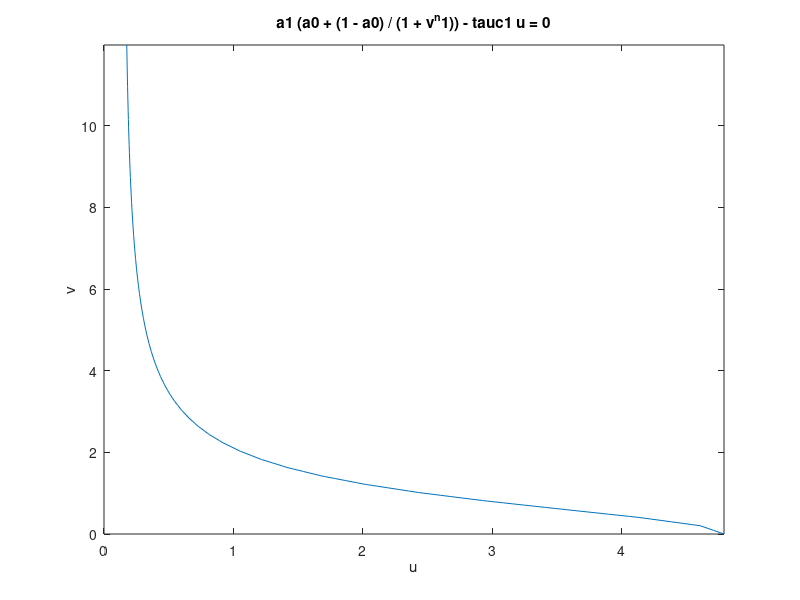

Source code (MATLAB): (Note: this script raises an error after producing the figure.)
%-----------------------------------------------------------------------
% PROGRAM NAME: toggSwiCLEStaticEnsembleExt.m
% DESCIPTION:  
%   this program using CLE to simulate the toggle switch model with
%   extrinsic noise, different time scale and amplitute is considered
%   here, we use an static ensemble approach to mimic the external fluctuation
%   this is suggesed by Chao
% last revised on 11/03/2016
%----------------------------------------------------------------------
function toggSwiCLEStaticEnsembleExt()
close all
clear
clc

a1list = 4:0.5:14;
sigmae = 0.25;
tauc = 100;
% param = [15;10;2;2;0.03;tauc;sigmae];  %when the extrinsic noise terms are same
%param = [15;10;2;2;0.03;1;sigmae;tauc;sigmae];  %when the extrinsic noise terms are different
param = [15;10;2;2;0.03;1;1];   %modified 11/05/2016
OMIGA = 20;        %system size
NUM = 1e3;    %number of points to get
TrialTimes = 2; % number of trials
%runTime = max([20*tauc,1e3]);  %runing time
whichone = 6;
% test initial value 
%OdePara = [15;10;2;2;0.03;1;1];
%y0 = [15;0];
%intiVal = steadyInitial(OdePara,y0);

varCorrCLEextEnsemble(param,a1list,NUM,OMIGA,sigmae,whichone,TrialTimes);
end

%%
function varCorrCLEextEnsemble(param,a1list,N,OMIGA,sigmae,whichone,TrialTimes)
%this function simulate the variance, coefficient of correlation and
%auto correlation

% param      a vector contain all the basic parameters and amlitude and correlation
% time scale of extrinisc noise
% a1list     the range of control parameter a1
% N          simulation times at each parameter
% runTime    simulation time
% OMIGA      system size, here we use Van Kamppen system size expantion method
% typeExt    type of extrinsic noise, can be added at the degradation rate or other
% parameters
%==================================================================  

%declare some varibles use to store statistical quantities?
steadyVal1 = nan(10*N,length(a1list));
steadyVal2 = nan(10*N,length(a1list));
meanVal = nan(length(a1list),2,TrialTimes);
variance = nan(length(a1list),2,TrialTimes); 
corrCLE = nan(length(a1list),TrialTimes);

dt = 0.02;  %step size
runTime = 50/param(6);  %the runining time is about 10 fold of degradation rate
OdePara = param; %this is the reference parameters
y0 = [0,param(2)];

for k0 = 1:TrialTimes
    for i0 = 1:length(a1list); %loop over control parameter
    OdePara(1) = a1list(i0);
    
    %ensemble of extrinsic fluctuation
    %allExt = ParaExtEnsem(N,sigmae,param,whichone);
    MaxTry = 10;  %maximum number of try 
    
        for j0 = 1:N
        count = 0;
        flag = 1;
        while(flag && count < MaxTry)
            OdePara(whichone) = ParaExtEnsem(1,sigmae,param,whichone);
            OdePara(7) = OdePara(whichone);  % parameter 6 and 7 are both degradation rates
            SteadyVal = FixedPoint(OdePara);
        if (size(SteadyVal,1)>1 || (size(SteadyVal,1)==1 && SteadyVal(2) > SteadyVal(1)))
%             flag = 0;
            if(size(SteadyVal,1)==1 && SteadyVal(2) > SteadyVal(1))  % could be two at the saddle point
                HihgIniVal = SteadyVal*OMIGA;
            elseif (size(SteadyVal,1)==2)
                HihgIniVal = OMIGA*SteadyVal(1,:);
                SaddleIniVal = OMIGA*SteadyVal(2,:);  %saddle point 
            else
                HihgIniVal = OMIGA*SteadyVal(1,:);
                LowIniVal = OMIGA*SteadyVal(3,:);    
                SaddleIniVal = OMIGA*SteadyVal(2,:);  %saddle point         
            end
        end
        
        count = count + 1;
        
            
        [time,Y] = CLEtoggleExtrinsic_diff(runTime,HihgIniVal*(1+0.05*randn),dt,OdePara,OMIGA);
%         plot(time,Y)
        % select 10 points in the trajectory before jump
        if(size(SteadyVal,1)==1)  %monostable
            flag = 0;
            deltT = round(0.8*runTime/dt/10);
            selectedINX = round(runTime/dt):-deltT:round(0.2*runTime/dt); %index of selected 10 points
        elseif(Y(end,2) < SaddleIniVal(2) &&  Y(end,1) > SaddleIniVal(1)) %jumped to althernative state
            TurningPoint = find(Y(:,2) > SaddleIniVal(2), 1, 'last' );
            if(TurningPoint > 10)
                flag = 0;
                selectedINX = randperm(TurningPoint,10);  %randomly select 10 data points before jumping
            else
                selectedINX = 1:10;
            end
            
        elseif(Y(end,2) > SaddleIniVal(2) &&  Y(end,1) < SaddleIniVal(1)) % did not jumped to althernative state 
            flag = 0;
            deltT = round(0.8*runTime/dt/10);
            selectedINX = round(runTime/dt):-deltT:round(0.2*runTime/dt); %index of selected 10 points
        end
        
        end
        
        Ys = Y(selectedINX,:);
        steadyVal1((j0-1)*10+1:j0*10,i0) = Ys(1:10,1);
        steadyVal2((j0-1)*10+1:j0*10,i0) = Ys(1:10,2);
 
        end
    
    meanVal(i0,:,k0) = [mean(steadyVal1(:,i0)),mean(steadyVal2(:,i0))];
    variance(i0,:,k0) = [var(steadyVal1(:,i0)),var(steadyVal2(:,i0))];
    tempC = corrcoef(steadyVal1(:,i0),steadyVal2(:,i0));
    corrCLE(i0,k0) = tempC(2,1);
    end
end


 saveFile = ['togg_CLE_ensemble','tau-',num2str(whichone),'_se',num2str(sigmae),'_N',num2str(OMIGA),'_',date,'.mat'];
 save(saveFile,'a1list','meanVal','variance','corrCLE')

%plot the results
%     folder = '/media/M_fM__VM_0M_eM__JM__M_eM__MM_7/MATLAB/criticalityData';
%     file = fullfile(folder,'simu_varCoefLag_tau1e2_se0.1-0101.mat');
%     load(file);
%     notNanInx = ~isnan(mean(meanVal2,2));
%     figure(1)
% %     plot(dataB(:,1),OMIGA*dataB(:,2))
%     hold on
%     errorbar(a1list(notNanInx)',mean(meanVal2(notNanInx,:),2),std(meanVal2(notNanInx,:),0,2))
%     xlabel('a1','FontSize',24,'FontWeight','Bold')
%     ylabel('mean expression level','FontSize',24,'FontWeight','Bold')
%     set(gca,'LineWidth',2,'FontSize',20,'FontWeight','Bold')
%     hold off
    
% %     for i = 1:size(variance2,2)
% %         variance2New(:,i) = variance2(notNanInx,i)./high(notNanInx,2);
% %     end
%     figure(2)
%     hold on
%     errorbar(a1list(notNanInx)',mean(variance2(notNanInx,:),2),std(variance2(notNanInx,:),0,2))
% %     errorbar(a1list(notNanInx)',mean(variance2New(notNanInx,:),2),std(variance2New(notNanInx,:),0,2))
% %     boundedline(a1list(notNanInx)',mean(variance2(notNanInx,:),2),[std(variance2(notNanInx,:),0,2),std(variance2(notNanInx,:),0,2)],'alpha')
%     xlabel('a1','FontSize',24,'FontWeight','Bold')
%     ylabel('variance','FontSize',24,'FontWeight','Bold')
%     set(gca,'LineWidth',2,'FontSize',20,'FontWeight','Bold')
%     
%     figure(3)
%     hold on
%     errorbar(a1list(notNanInx)',mean(corrCLE(notNanInx,:),2),std(corrCLE(notNanInx,:),0,2))
% %     boundedline(a1list(notNanInx)',mean(corrCLE(notNanInx,:),2),[std(corrCLE(notNanInx,:),0,2),std(corrCLE(notNanInx,:),0,2)],'alpha')
%     xlabel('a1','FontSize',24,'FontWeight','Bold')
%     ylabel('correlation coefficient of noise','FontSize',24,'FontWeight','Bold')
%     set(gca,'LineWidth',2,'FontSize',20,'FontWeight','Bold')
%     
%     figure(4)
%     hold on
%     errorbar(a1list(notNanInx)',mean(lagAuto2(notNanInx,:),2),std(lagAuto2(notNanInx,:),0,2))
% %     boundedline(a1list(notNanInx)',mean(lagAuto2(notNanInx,:),2),[std(lagAuto2(notNanInx,:),0,2),std(lagAuto2(notNanInx,:),0,2)],'alpha')
%     xlabel('a1','FontSize',24,'FontWeight','Bold')
%     ylabel('lag one auto correlation','FontSize',24,'FontWeight','Bold')
%     set(gca,'LineWidth',2,'FontSize',20,'FontWeight','Bold')
end

%%
function [time,Y] = CLEtoggleExtrinsic(totTime,inV,dt,param,OMIGA)
a1 = param(1);
a2 = param(2);
n1 = param(3);
n2 = param(4);
a0 = param(5);
tauc = param(6);
s = param(7);  %the amplitude of extrinsic noise

sigmae = sqrt(2*s*s/tauc);

N = round(totTime/dt);       %total simulation steps
X = zeros(N,3);
% Xtemp = [inV+0.1*inV.*randn(2,1);normrnd(0,s)];  %revised on Dec 31,2015
Xtemp = [inV;0];         %revised on Dec 31,2015
mu = exp(-dt/tauc);
Dext = sigmae*sqrt((1-mu^2)*tauc/2);
for i1 = 1:N;
    determin = [a1*OMIGA*(a0 + (1-a0)/(1+(Xtemp(2)/OMIGA)^n1))-(1+Xtemp(3))*Xtemp(1);...
        a2*OMIGA*(a0 + (1-a0)/(1+(Xtemp(1)/OMIGA)^n2))-(1+Xtemp(3))*Xtemp(2)];
    stoch = [sqrt(abs(a1*OMIGA*(a0 + (1-a0)/(1+(Xtemp(2)/OMIGA)^n1)))),-sqrt(abs((1+Xtemp(3))*Xtemp(1))),0,0;...
            0,0,sqrt(abs(a2*OMIGA*(a0 + (1-a0)/(1+(Xtemp(1)/OMIGA)^n2)))),-sqrt(abs((1+Xtemp(3))*Xtemp(2)))];

% determin = [a1*OMIGA*(a0 + (1+Xtemp(3))*(1-a0)/(1+(Xtemp(2)/OMIGA)^n1))-Xtemp(1);...
%         a2*OMIGA*(a0 + (1+Xtemp(3))*(1-a0)/(1+(Xtemp(1)/OMIGA)^n2))-Xtemp(2)];
% stoch = [sqrt(abs(a1*OMIGA*(1+Xtemp(3))*(a0 + (1-a0)/(1+(Xtemp(2)/OMIGA)^n1)))),-sqrt(abs(Xtemp(1))),0,0;...
%             0,0,sqrt(abs(a2*OMIGA*(1+Xtemp(3))*(a0 + (1-a0)/(1+(Xtemp(1)/OMIGA)^n2)))),-sqrt(abs(Xtemp(2)))];

    Xtemp([1 2]) = Xtemp([1 2]) + determin*dt + stoch*randn(4,1)*sqrt(dt);
    Xtemp(3) = Xtemp(3)*mu+ Dext*randn;
    if(Xtemp(3)<-1)
      Xtemp(3) = -1;
    end
    X(i1,:) = Xtemp;
end

time = (0:dt:N*dt)';
Y = [[inV;0]';X];

end
%%
function [time,Y] = CLEtoggleExtrinsic_diff(totTime,inV,dt,param,OMIGA)
% this function simulate the situation, also considering the situation when 
% independent extrinsic noise are added to each of the gene
% by specifying the input arguments number
% this is actually much like an intrinsic situation

%total number of arguments
a1 = param(1);
a2 = param(2);
n1 = param(3);
n2 = param(4);
a0 = param(5);
tauc1 = param(6);
tauc2 = param(7);

N = round(totTime/dt);       %total simulation steps
X = zeros(N,2);
Xtemp = inV';         %revised on Dec 31,2015

for i1 = 1:N;
    determin = [a1*OMIGA*(a0 + (1-a0)/(1+(Xtemp(2)/OMIGA)^n1))-tauc1*Xtemp(1);...
    a2*OMIGA*(a0 + (1-a0)/(1+(Xtemp(1)/OMIGA)^n2))-tauc2*Xtemp(2)];
    stoch = [sqrt(abs(a1*OMIGA*(a0 + (1-a0)/(1+(Xtemp(2)/OMIGA)^n1)))),-sqrt(abs(tauc1*Xtemp(1))),0,0;...
            0,0,sqrt(a2*OMIGA*(a0 + (1-a0)/(1+(Xtemp(1)/OMIGA)^n2))),-sqrt(abs(tauc2*Xtemp(2)))];        
    Xtemp = Xtemp + determin*dt + stoch*randn(4,1)*sqrt(dt);
    X(i1,:) = Xtemp';
end
Y = [inV;X];
time = (0:dt:N*dt)';

end
%%
function [time,Y]=GillespeBasalExt(totTime,inV,param,OMIGA)

%this program uses first-reaction Gillespie method to simulate the modified 
%toggle switch model(with basal level expression rate), with extrinsic
%noise

a1 = param(1);
a2 = param(2);
n1 = param(3);
n2 = param(4);
a0 = param(5);
tauc = param(6);  %the time scale of extrinsic noise
s = param(7);
sigmae = sqrt(2*s*s/tauc);


NUM = 10000000;                %total number point
Y(1,:) = inV;
% S = [3,-1,0,0;0,0,3,-1];       %introduce birth size, Dec 31,2015
S = [1,-1,0,0;0,0,1,-1];

dt = 0.1;
mu = exp(-dt/tauc);
Dext = sigmae*sqrt((1-mu^2)*tauc/2);


Next = round(1.1*totTime/dt);
Xtemp = 0;
Xe = zeros(Next,1);
for i1 = 1:Next;
    Xtemp = Xtemp*mu+ Dext*randn;
    if(Xtemp<-1)
        Xtemp=-1;  %avoid unreasonable value of extrinsic noise
    end
    Xe(i1) = Xtemp;
end

a1t = a1;   % a1 is the parameter with extrinsic noise
a2t = a2;
b = 1;  %the basical death rate
t = 0;
te = dt;
i = 1;
j = 0;
while(t < totTime && i<= NUM+1)
%     a = [OMIGA*a1t*(a0 + (1-a0)/(1+(Y(i,2)/OMIGA)^n1)); b*Y(i,1);OMIGA*a2t*(a0 + (1-a0)/(1+(Y(i,1)/OMIGA)^n2)); b*Y(i,2)];
    a = [OMIGA*a1*(a0 + a1t*(1-a0)/(1+(Y(i,2)/OMIGA)^n1)); b*Y(i,1);OMIGA*a2*(a0 + a2t*(1-a0)/(1+(Y(i,1)/OMIGA)^n2)); b*Y(i,2)];
    [tau,inx] = min(-1./a.*log(rand(4,1)));
    if(t+tau<te)
        Y(i+1,:) = Y(i,:) + S(:,inx)';  
        t = t + tau;  
        time(i+1)= t;
        i = i+1;
    else
        a1t = a1*(1+Xe(j+1));
        a2t = a2*(1+Xe(j+1));
%         b = 1+Xe(j+1);
        t = te;
        te = te+dt;   %updata the extrinsic time point
        j = j+1;
    end
    
end
time = [0;time(1:end-1)'];
end
%%
function detrendData = dataDetrend(oldData,time,h,N_smooth)
 [ROW,COL] = size(oldData);
 detrendData = zeros(length(time),COL);
 %using kernel smoothing regreesion method to smooth and detrend the data
 for i0 = 1:COL;
    data = ksr(time,oldData(:,i0),h,N_smooth);
    allData = interp1(data.x,data.f,time,'spline');
    plot(time,oldData)
    hold on
    plot(data.x,data.f)
    detrendData(:,i0) = allData- oldData(:,i0);
 end
end

%%
function iniVal = steadyInitial(OdePara,y0)
% this function solve the ode and return the steady steady state value
tspan = [0 1e4];  %long enough
options = odeset('Events',@OdeStop);
[~,y] = ode15s(@toggleSwitch,tspan,y0,options,OdePara);
iniVal = y(end,:);
end
%%
function dydt = toggleSwitch(t,y,param)

% sythestic toggle switch model adopted form James J.Collins' 2000 Nature
% paper, modified version

a1 = param(1);
a2 = param(2);
n1 = param(3);
n2 = param(4);
a0 = param(5);
tauc1 = param(6);
tauc2 = param(7);

dydt = zeros(size(y));
u = y(1);
v = y(2);
dudt = a1*(a0 + (1-a0)/(1+v^n1)) - tauc1*u;
dvdt = a2*(a0 + (1-a0)/(1+u^n2)) - tauc2*v;
dydt = [dudt;dvdt];
end

%%
function [value, isterminal,direction] = OdeStop(t,y,param)
a1 = param(1);
a2 = param(2);
n1 = param(3);
n2 = param(4);
a0 = param(5);
tauc1 = param(6);
tauc2 = param(7);

dydt = zeros(size(y));
u = y(1);
v = y(2);
dudt = a1*(a0 + (1-a0)/(1+v^n1)) - tauc1*u;
dvdt = a2*(a0 + (1-a0)/(1+u^n2)) - tauc2*v;
dydt = [dudt;dvdt];

value = norm(dydt) - 1.0e-6;
isterminal = 1;
direction = 0;

end

function para = ParaExtEnsem(N,sigmae,OdePara,whichone)
% this function return an ensemble of extrinsic fluctuation
% the fluctuation can be either of the ode parameter
   p0 = OdePara(whichone);
   %more than one parameters need to be set
   if (length(p0) >1 && length(sigmae) > 1)
       para = zeros(N,length(p0));
       for i0 = 1:length(p0)
           para(:,i0) = abs(normrnd(p0(i0),p0(i0)*sigmae(i0),N,1)); 
       end
   else
       para = abs(normrnd(p0,p0*sigmae,N,1));
   end
   
end

function SteadyVal = FixedPoint(param)

% this function find all the fixed points of the equations by finding the
% cross point of nullclines

    a1 = param(1);
    a2 = param(2);
    n1 = param(3);
    n2 = param(4);
    a0 = param(5);
    tauc1 = param(6);
    tauc2 = param(7);
    f1 = @(u,v) a1*(a0 + (1-a0)./(1+v.^n1)) - tauc1*u;
    f2 = @(u,v) a2*(a0 + (1-a0)./(1+u.^n2)) - tauc2*v;
    PlotRange = [0,a1/param(6),0,a2/param(7)];
    g1=ezplot(f1,PlotRange);
    DataPoints1 = get(g1,'ContourMatrix');
    X1 = DataPoints1(1,2:end);
    Y1 = DataPoints1(2,2:end);
    
    g2=ezplot(f2,PlotRange);
    DataPoints2 = get(g2,'ContourMatrix');
    X2 = DataPoints2(1,2:end);
    Y2 = DataPoints2(2,2:end);
    
    %find the cross points of the two nullclines
    [X0,Y0] = intersections(X1,Y1,X2,Y2);
    SteadyVal = [X0,Y0];
end
